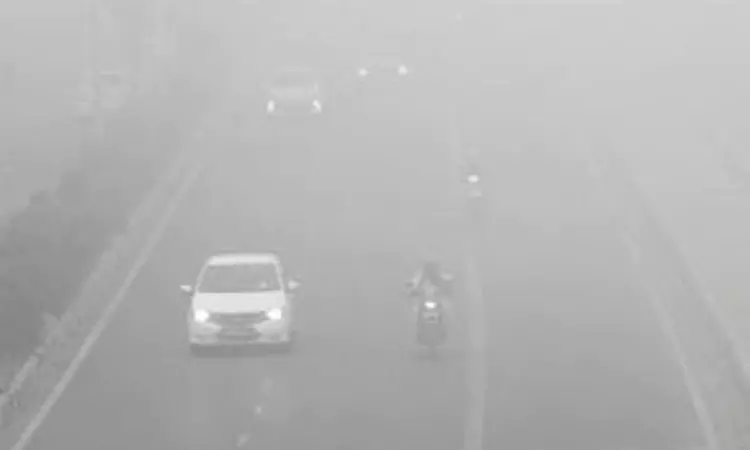
#> input picture Dehazing/traffic_image.webp, 750 x 450 px
$ python check_haze.py   (older library calls are emulated)
#> lines starting #> are read from the running program, lines starting #| are printed output that depends on the picture; long printed decimals are rounded
import cv2
import numpy as np

def dark_channel(img, window_size=15):
    min_channel = np.min(img, axis=2)
    kernel = cv2.getStructuringElement(cv2.MORPH_RECT, (window_size, window_size))
    dark = cv2.erode(min_channel, kernel)
    return dark


def compute_contrast(img_gray):
    return img_gray.std()

def laplacian_variance(img_gray):
    return cv2.Laplacian(img_gray, cv2.CV_64F).var()

def haze_detector(image_path):
    # Read and resize image
#> called with image_path = 'traffic_image.webp'
    img = cv2.imread(image_path)
#> img is the input picture: shape (450, 750, 3); mean B, G, R 180.5, 180.5, 180.6
    img = cv2.resize(img, (500, 500))
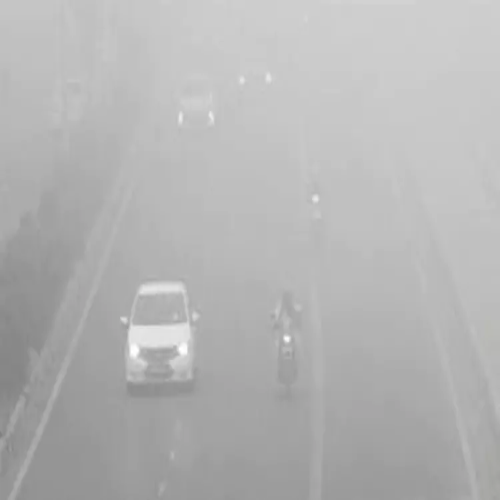
#> img: shape (500, 500, 3); mean B, G, R 180.5, 180.5, 180.5
    img_gray = cv2.cvtColor(img, cv2.COLOR_BGR2GRAY)

    # Feature 1: Dark Channel
    dark = dark_channel(img)
    dark_mean = np.mean(dark)
#> dark_mean = 177.5

    # Feature 2: Contrast
    contrast = compute_contrast(img_gray)
#> contrast = 17.67

    # Feature 3: Laplacian Variance
    lap_var = laplacian_variance(img_gray)
#> lap_var = 2.07

    print(f"Dark Channel Mean: {dark_mean}")
#| Dark Channel Mean: 177.548
    print(f"Image Contrast: {contrast}")
#| Image Contrast: 17.668
    print(f"Laplacian Variance: {lap_var}")
#| Laplacian Variance: 2.072

    # Normalize scores
    dark_score = dark_mean / 255  # Normalize to [0,1]
#> dark_score = 0.696
    contrast_score = 1 - (contrast / 128)  # Invert because low contrast = haze
#> contrast_score = 0.862
    laplacian_score = 1 - (lap_var / 1000)  # Invert because low sharpness = haze
#> laplacian_score = 0.998

    # Clip scores
    dark_score = np.clip(dark_score, 0, 1)
    contrast_score = np.clip(contrast_score, 0, 1)
    laplacian_score = np.clip(laplacian_score, 0, 1)

    # Final haze score
    haze_score = (0.5 * dark_score) + (0.25 * contrast_score) + (0.25 * laplacian_score)
#> haze_score = 0.813

    print(f"Haze Score: {haze_score:.3f}")
#| Haze Score: 0.813

    # Decide
    if haze_score > 0.5:
        print("Prediction: Hazy Image 🌫️")
    else:
        print("Prediction: Clear Image 🌞")

# Example usage
haze_detector('traffic_image.webp')
